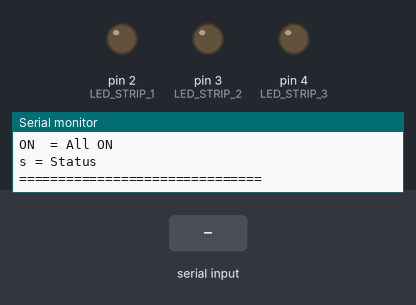
A sketch run on a simulated Arduino Uno, built with avr-gcc and run on an emulated ATmega328P. On the bench: output pins drawn as LEDs (lit = HIGH), the last lines printed to the serial monitor. The inputs (shaded band) are chosen by the test bench.

Above: at 1.3 s.
1.4 s: "1\n" received over Serial
At 2.3 s:
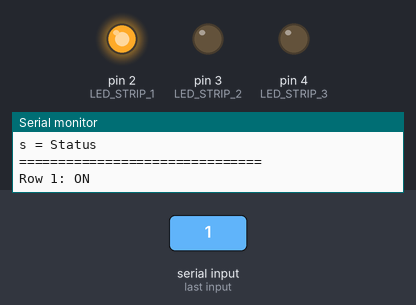
2.9 s: byte 110 ('n') received over Serial
At 3.4 s:
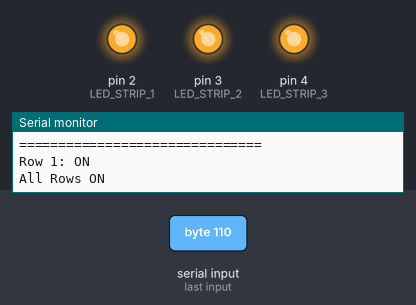
4.4 s: byte 49 ('1') received over Serial
At 5.6 s:
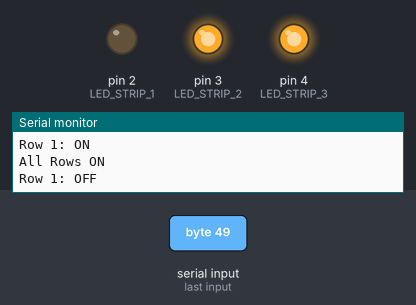
5.9 s: byte 50 ('2') received over Serial
At 6.9 s:
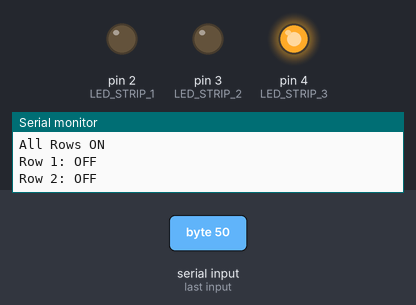
7.4 s: "1\n" received over Serial
At 8.0 s:
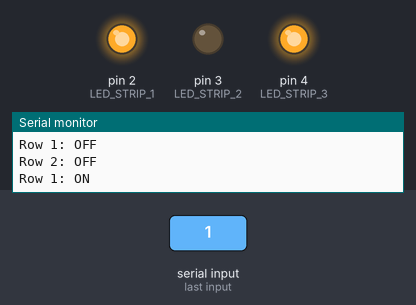
8.9 s: byte 102 ('f') received over Serial
At 9.2 s:
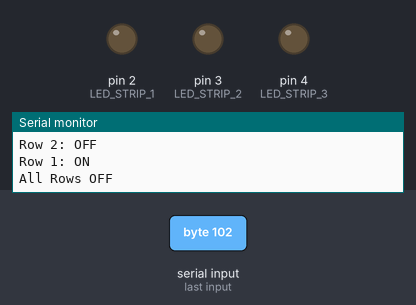
Timing chart, 0 to 11.4 s (numbered marks = the images above; inputs shaded):
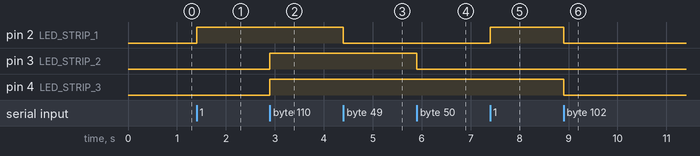

Measured:
- after the input at 1.4 s, pin 2 (LED_STRIP_1): LOW → HIGH at once
- after the input at 2.9 s, pin 3 (LED_STRIP_2), pin 4 (LED_STRIP_3): LOW → HIGH at once
- after the input at 4.4 s, pin 2 (LED_STRIP_1): HIGH → LOW at once
- after the input at 5.9 s, pin 3 (LED_STRIP_2): HIGH → LOW at once
- after the input at 7.4 s, pin 2 (LED_STRIP_1): LOW → HIGH at once
- after the input at 8.9 s, pin 2 (LED_STRIP_1), pin 4 (LED_STRIP_3): HIGH → LOW at once

The sketch:

trial.ino
```cpp
/*
  Serial-Controlled 12V LED Strip — Independent Row Control
  Each row toggles independently without affecting others.

  Commands:
  '1' -> Toggle Row 1 ON/OFF
  '2' -> Toggle Row 2 ON/OFF
  '3' -> Toggle Row 3 ON/OFF
  '0' -> All rows OFF
  '4' -> All rows ON
  's' -> Status of all rows
*/

const int LED_STRIP_1 = 2;
const int LED_STRIP_2 = 3;
const int LED_STRIP_3 = 4;

// Track state of each row independently
bool row1State = false;
bool row2State = false;
bool row3State = false;

void setup() {
    Serial.begin(9600);

    pinMode(LED_STRIP_1, OUTPUT);
    pinMode(LED_STRIP_2, OUTPUT);
    pinMode(LED_STRIP_3, OUTPUT);

    allStripsOff();

    Serial.println("=== Independent Row Control ===");
    Serial.println("1 = Toggle Row 1");
    Serial.println("2 = Toggle Row 2");
    Serial.println("3 = Toggle Row 3");
    Serial.println("OFF = All OFF");
    Serial.println("ON  = All ON");
    Serial.println("s = Status");
    Serial.println("===============================");
}

void loop() {
    if (Serial.available() > 0) {
        char command = Serial.read();

        switch (command) {
            case '1':
                row1State = !row1State;
                digitalWrite(LED_STRIP_1, row1State ? HIGH : LOW);
                Serial.print("Row 1: ");
                Serial.println(row1State ? "ON" : "OFF");
                break;

            case '2':
                row2State = !row2State;
                digitalWrite(LED_STRIP_2, row2State ? HIGH : LOW);
                Serial.print("Row 2: ");
                Serial.println(row2State ? "ON" : "OFF");
                break;

            case '3':
                row3State = !row3State;
                digitalWrite(LED_STRIP_3, row3State ? HIGH : LOW);
                Serial.print("Row 3: ");
                Serial.println(row3State ? "ON" : "OFF");
                break;

            case 'OFF':
            case 'f':
                allStripsOff();
                Serial.println("All Rows OFF");
                break;

            case 'ON':
            case 'n':
                allStripsOn();
                Serial.println("All Rows ON");
                break;

            case 's':
            case 'S':
                printStatus();
                break;

            case '\n':
            case '\r':
                break;

            default:
                Serial.print("Unknown: ");
                Serial.println(command);
                break;
        }
    }
}

void allStripsOff() {
    digitalWrite(LED_STRIP_1, LOW);
    digitalWrite(LED_STRIP_2, LOW);
    digitalWrite(LED_STRIP_3, LOW);
    row1State = false;
    row2State = false;
    row3State = false;
}

void allStripsOn() {
    digitalWrite(LED_STRIP_1, HIGH);
    digitalWrite(LED_STRIP_2, HIGH);
    digitalWrite(LED_STRIP_3, HIGH);
    row1State = true;
    row2State = true;
    row3State = true;
}

void printStatus() {
    Serial.println("--- Status ---");
    Serial.print("Row 1: "); Serial.println(row1State ? "ON" : "OFF");
    Serial.print("Row 2: "); Serial.println(row2State ? "ON" : "OFF");
    Serial.print("Row 3: "); Serial.println(row3State ? "ON" : "OFF");
    Serial.println("--------------");
}
```
